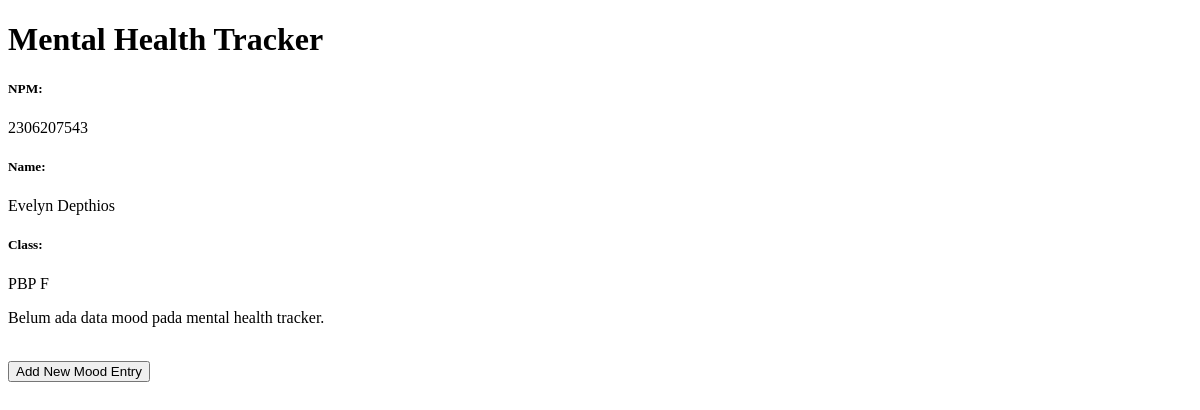
Before: / with the older database file.
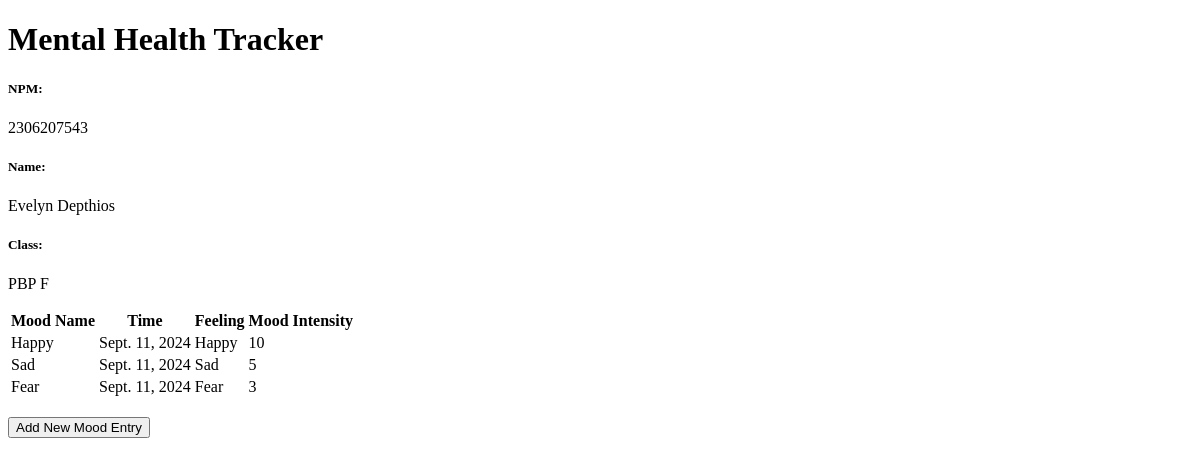
After: the same page with the newer database file.
### main/models.py (models this page shows, shortened)
class MoodEntry(models.Model):
    id = models.UUIDField(primary_key=True, default=uuid.uuid4, editable=False)
    mood = models.CharField(max_length=255)
    time = models.DateField(auto_now_add=True)
    feelings = models.TextField()
    mood_intensity = models.IntegerField()

### main/views.py (the view)
# urls.py: path('', show_main, name='show_main'),
def show_main(request):
    mood_entries = MoodEntry.objects.all()
    context = {
        'name': 'Evelyn Depthios',
        'class': 'PBP F',
        'npm': '2306207543',
        'mood_entries': mood_entries
    }
    return render(request, "main.html", context)

### main/templates/main.html (shortened to what this page needs)
{% extends 'base.html' %}
{% block content %}
<h1>Mental Health Tracker</h1>
<h5>NPM: </h5>
<p>{{ npm }}<p>
<h5>Name:</h5>
<p>{{ name }}</p>
<h5>Class:</h5>
<p>{{ class }}</p>
{% if not mood_entries %}
<p>Belum ada data mood pada mental health tracker.</p>
{% else %}
<table>
  <tr>
    <th>Mood Name</th>
    <th>Time</th>
    <th>Feeling</th>
    <th>Mood Intensity</th>
  </tr>
  {% for mood_entry in mood_entries %}
  <tr>
    <td>{{mood_entry.mood}}</td>
    <td>{{mood_entry.time}}</td>
    <td>{{mood_entry.feelings}}</td>
    <td>{{mood_entry.mood_intensity}}</td>
  </tr>
  {% endfor %}
</table>
{% endif %}
<br />
<a href="{% url 'main:create_mood_entry' %}">
  <button>Add New Mood Entry</button>
</a>
{% endblock content %}

### templates/base.html (shortened to what this page needs)
{% load static %}
<!DOCTYPE html>
<html lang="en">
  <head>
  </head>
  <body>
    {% block content %} {% endblock content %}
  </body>
</html>

Changed rows visible on the page:
added MoodEntry: mood "Happy", time "Sept. 11, 2024", feelings "Happy", mood_intensity "10"
added MoodEntry: mood "Sad", time "Sept. 11, 2024", feelings "Sad", mood_intensity "5"
added MoodEntry: mood "Fear", time "Sept. 11, 2024", feelings "Fear", mood_intensity "3"
Other visible differences:
text no longer shown: "Belum ada data mood pada mental health tracker."
text now shown: "Mood Name Time Feeling Mood Intensity"
